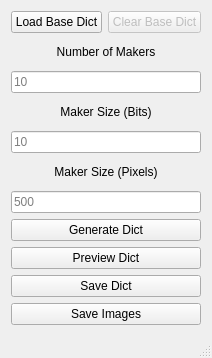
<?xml version="1.0" encoding="UTF-8"?>
<ui version="4.0">
 <class>MainWindow</class>
 <widget class="QMainWindow" name="MainWindow">
  <property name="geometry">
   <rect>
    <x>0</x>
    <y>0</y>
    <width>194</width>
    <height>358</height>
   </rect>
  </property>
  <property name="windowTitle">
   <string>Marker Generator</string>
  </property>
  <property name="toolButtonStyle">
   <enum>Qt::ToolButtonIconOnly</enum>
  </property>
  <widget class="QWidget" name="centralWidget">
   <layout class="QVBoxLayout" name="verticalLayout_2">
    <item>
     <layout class="QVBoxLayout" name="verticalLayout">
      <item>
       <layout class="QHBoxLayout" name="horizontalLayout">
        <item>
         <widget class="QPushButton" name="pushButtonLoadBase">
          <property name="text">
           <string>Load Base Dict</string>
          </property>
         </widget>
        </item>
        <item>
         <widget class="QPushButton" name="pushButtonClearBase">
          <property name="enabled">
           <bool>false</bool>
          </property>
          <property name="text">
           <string>Clear Base Dict</string>
          </property>
         </widget>
        </item>
       </layout>
      </item>
      <item>
       <widget class="QLabel" name="labelMNo">
        <property name="text">
         <string>Number of Makers</string>
        </property>
        <property name="alignment">
         <set>Qt::AlignCenter</set>
        </property>
       </widget>
      </item>
      <item>
       <widget class="QLineEdit" name="lineEditMNo">
        <property name="placeholderText">
         <string>10</string>
        </property>
       </widget>
      </item>
      <item>
       <widget class="QLabel" name="labelMSize">
        <property name="text">
         <string>Maker Size (Bits)</string>
        </property>
        <property name="alignment">
         <set>Qt::AlignCenter</set>
        </property>
       </widget>
      </item>
      <item>
       <widget class="QLineEdit" name="lineEditMSizeBit">
        <property name="placeholderText">
         <string>10</string>
        </property>
       </widget>
      </item>
      <item>
       <widget class="QLabel" name="labelMSizePix">
        <property name="text">
         <string>Maker Size (Pixels)</string>
        </property>
        <property name="alignment">
         <set>Qt::AlignCenter</set>
        </property>
       </widget>
      </item>
      <item>
       <widget class="QLineEdit" name="lineEditMSizePix">
        <property name="placeholderText">
         <string>500</string>
        </property>
       </widget>
      </item>
      <item>
       <widget class="QPushButton" name="pushButtonGenerate">
        <property name="text">
         <string>Generate Dict</string>
        </property>
       </widget>
      </item>
      <item>
       <widget class="QPushButton" name="pushButtonGeneratePreview">
        <property name="text">
         <string>Preview Dict</string>
        </property>
       </widget>
      </item>
      <item>
       <widget class="QPushButton" name="pushButtonSave">
        <property name="text">
         <string>Save Dict</string>
        </property>
       </widget>
      </item>
      <item>
       <widget class="QPushButton" name="pushButtonSaveImages">
        <property name="text">
         <string>Save Images</string>
        </property>
       </widget>
      </item>
     </layout>
    </item>
   </layout>
  </widget>
  <widget class="QStatusBar" name="statusBar"/>
 </widget>
 <layoutdefault spacing="6" margin="11"/>
 <resources/>
 <connections/>
</ui>
